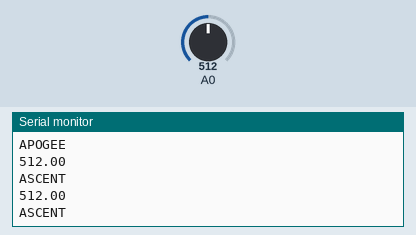
A sketch run on a simulated Arduino Uno, built with avr-gcc and run on an emulated ATmega328P. Parts: the last lines printed to the serial monitor. The test bench sets the inputs (shaded band); at power-on: A0 = 512.

Above: at 1.2 s.
1.3 s: A0 set to 490
At 1.72 s:
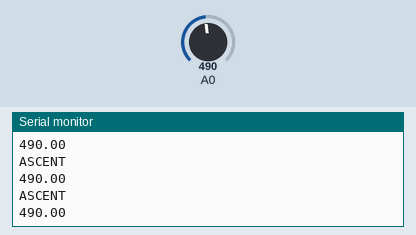
3.6 s: A0 set to 500
At 3.74 s:
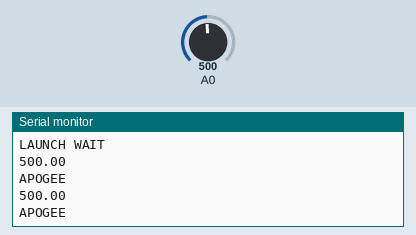
Timing chart, 0 to 6.6 s (numbered marks = the images above; inputs shaded):
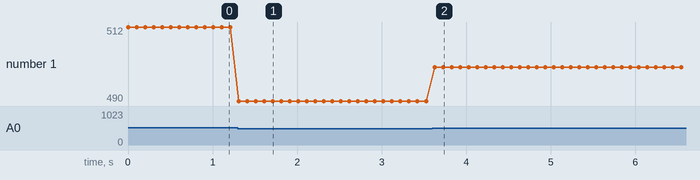

The sketch:

State_Test.ino
```cpp
float alt = 0.0;
int arr[2]={0,0};
unsigned long prev = 0;

String CSstate(float v){

   if(millis() - prev >= 1000){

        arr[0] = arr[1];
        arr[1] = int(v);

        prev = millis();

      }

  if(arr[1]-arr[0]> 10) return "ASCENT";

        else if(arr[1]-arr[0]<-10) return "DESCENT";

        else{

          if(v < 500)
          return "LAUNCH WAIT";

          else return "APOGEE";

        }

}


void setup() {

  // put your setup code here, to run once:
  Serial.begin(9600);

}

void loop() {
  // put your main code here, to run repeatedly:
   alt = analogRead(A0);

   Serial.println(alt);

   Serial.println(CSstate(alt));

delay(100);
}
```

Measured:
- the behaviour switches between 499 and 500 on A0 (found by bisection; images 1 and 2)
- after the input at 1.3 s, the serial monitor: prints a new line at once (image 1)
- after the input at 3.6 s, the serial monitor: prints a new line at once (image 2)
- plotted number 1: 512 → 490 after the input at 1.3 s, 490 → 500 after the input at 3.6 s
